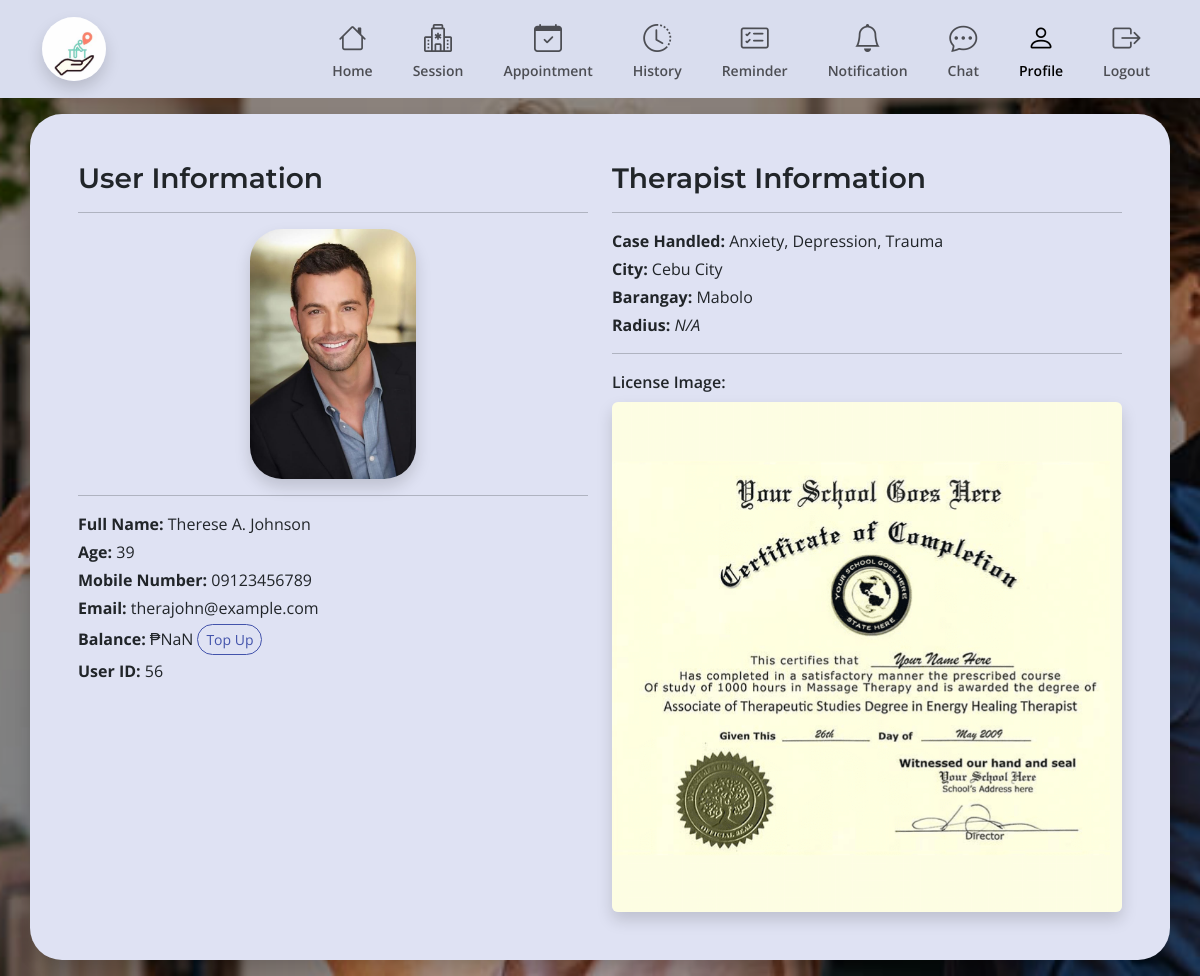
The page /TherapistsProfilePage.php (signed in) on the database its author committed.
### tables this page shows
CREATE TABLE `tbl_therapists` (
  `therapist_id` int(11) NOT NULL,
  `user_id` int(11) NOT NULL,
  `case_handled` varchar(200) NOT NULL,
  `city` varchar(100) NOT NULL,
  `Radius` varchar(200) NOT NULL,
  `license_img` varchar(100) NOT NULL,
  `date_created` date NOT NULL DEFAULT current_timestamp(),
  `barangay` varchar(200) DEFAULT NULL
);

CREATE TABLE `tbl_user` (
  `User_id` int(11) NOT NULL,
  `Fname` varchar(50) NOT NULL,
  `Lname` varchar(50) NOT NULL,
  `Mname` varchar(30) NOT NULL,
  `Bday` date NOT NULL,
  `UserName` varchar(30) NOT NULL,
  `Password` varchar(255) NOT NULL,
  `ContactNum` varchar(11) NOT NULL,
  `Email` varchar(30) NOT NULL,
  `user_type` char(1) NOT NULL,
  `profilePic` varchar(100) NOT NULL,
  `E_wallet` float NOT NULL
);

### TherapistsProfilePage.php (the view, shortened to what this page needs)
<?php
include "./database.php";
$var_profid = intval($_SESSION["sess_id"]);
$var_qry = "SELECT u.User_id,
                    u.Fname,
                    u.Lname,
                    u.Mname,
                    u.Bday,
                    u.ContactNum,
                    u.Email,
                    u.E_wallet,
                    u.profilePic,
                    t.case_handled,
                    t.city,
                    t.Radius,
                    t.barangay,
                    t.license_img
                    FROM tbl_user u JOIN tbl_therapists t ON u.User_id = t.user_id
                    WHERE
                    t.User_id ='$var_profid';";
$var_chk = mysqli_query($var_conn, $var_qry);
$var_Fname = "";
$var_Lname = "";
$var_MI = "";
$var_Age = "";
$var_CntctNum = "";
$var_Email = "";
$var_CaseHndld = "";
$var_City = "";
$var_Radius = "";
$var_LicenseIMG = "";
$profilePic = "";
if (mysqli_num_rows($var_chk) > 0) {
    $var_get = mysqli_fetch_array($var_chk);
    $var_CaseHndld = implode(", ", explode(",", $var_get["case_handled"]));
    $var_City = $var_get["city"];
    $var_Radius = $var_get["Radius"];
    $var_LicenseIMG = $var_get["license_img"];
    $var_Fname = $var_get["Fname"];
    $var_Lname = $var_get["Lname"];
    $var_Mname = $var_get["Mname"];
    $var_Date = $var_get["Bday"];
    $var_CntctNum = $var_get["ContactNum"];
    $var_Email = $var_get["Email"];
    $profilePic = $var_get["profilePic"];
    $balance = $var_get["E_wallet"];
    $var_year = date("Y");
    $var_MI = substr($var_Mname, 0, 1);
    $var_byear = substr($var_Date, 0, 4);
    $var_Age = $var_year - $var_byear;
} else {
    echo "No records found";
}
?>
<!DOCTYPE html>
<html data-bs-theme="light">
<head>
    <link rel='stylesheet' type='text/css' media='screen' href='./assets/css/TherapistHomePage.css'>
</head>
<body>
    <header>
        <nav class="navbar navbar-expand-lg bg-primary-subtle">
            <div class="container">
                <a class="navbar-brand" href="#">
                    <img src="./assets/img/Logo.jpg" class="rounded-pill shadow" alt="Logo.jpg" width="64" height="64">
                </a>
                <div class="offcanvas offcanvas-start bg-primary-subtle" tabindex="-1" id="offcanvasNavbar"
                    aria-labelledby="offcanvasNavbarLabel">
                    <div class="offcanvas-body">
                        <ul class="navbar-nav justify-content-end flex-grow-1 pe-0 gap-0 gap-lg-4">
                            <li class="nav-item">
                                <a class="nav-link fw-semibold text-center" aria-current="page" href="./TherapistsHomePage.php">
                                    <i class="bi bi-house fs-3"></i><br>
                                    <small>Home</small>
                                </a>
                            </li>
                            <li class="nav-item">
                                <a class="nav-link fw-semibold text-center" aria-current="page" href="#">
                                    <i class="bi bi-hospital fs-3"></i><br>
                                    <small>Session</small>
                                </a>
                            </li>
                            <li class="nav-item">
                                <a class="nav-link fw-semibold text-center" aria-current="page" href="./TherapistsAppointment.php">
                                    <i class="bi bi-calendar-check fs-3"></i><br>
                                    <small>Appointment</small>
                                </a>
                            </li>
                            <li class="nav-item">
                                <a class="nav-link fw-semibold text-center" aria-current="page" href="">
                                    <i class="bi bi-clock-history fs-3"></i><br>
                                    <small>History</small>
                                </a>
                            </li>
                            <li class="nav-item">
                                <a class="nav-link fw-semibold text-center" aria-current="page" href="#">
                                    <i class="bi bi-card-checklist fs-3"></i><br>
                                    <small>Reminder</small>
                                </a>
                            </li>
                            <li class="nav-item">
                                <a class="nav-link fw-semibold text-center" aria-current="page" href="#">
                                    <i class="bi bi-bell fs-3"></i><br>
                                    <small>Notification</small>
                                </a>
                            </li>
                            <li class="nav-item">
                                <a class="nav-link fw-semibold text-center" aria-current="page" href="./TherapistChat.php">
                                    <i class="bi bi-chat-dots fs-3 chat-badge"></i><br>
                                    <small>Chat</small>
                                </a>
                            </li>
                            <li class="nav-item">
                                <a class="nav-link fw-semibold text-center active" aria-current="page" href="./TherapistsProfilePage.php">
                                    <i class="bi bi-person fs-3"></i><br>
                                    <small>Profile</small>
                                </a>
                            </li>
                            <li class="nav-item">
                                <a class="nav-link fw-semibold text-center" aria-current="page" href="./Logout.php">
                                    <i class="bi bi-box-arrow-right fs-3"></i><br>
                                    <small>Logout</small>
                                </a>
                            </li>
                        </ul>
                    </div>
                </div>
            </div>
        </nav>
    </header>
    <main class="py-0 py-sm-3">
        <section class="main-section bg-secondary-subtle py-3 py-sm-5 px-3 px-sm-5 shadow container">
            <div class="row">
                <div class="col-md">
                    <h3 class="fw-semibold">User Information</h3>
                    <hr>
                    <div class="mb-3 d-flex justify-content-center align-items-center">
                        <img id="ProfPic" class="img-fluid rounded-5 shadow" style="height: 250px; width: auto;" src="./UserFiles/ProfilePictures/<?php echo $profilePic; ?>" alt="<?php echo $profilePic; ?>">
                    </div>
                    <hr>
                    <div>
                        <label class="mb-1">
                            <b>Full Name:</b>
                            <span><?php echo $var_Fname . " " . $var_MI . ". " . $var_Lname; ?></span>
                        </label><br>
                        <label class="mb-1">
                            <b>Age:</b>
                            <span><?php echo $var_Age; ?></span>
                        </label><br>
                        <label class="mb-1">
                            <b>Mobile Number:</b>
                            <span><?php echo $var_CntctNum; ?></span>
                        </label><br>
                        <label class="mb-1">
                            <b>Email:</b>
                            <span><?php echo $var_Email; ?></span>
                        </label><br>
                        <label class="mb-1 d-flex justify-content-start align-items-center flex-row gap-1">
                            <b>Balance:</b>
                            <span class="balance"><?php echo $balance; ?></span>
                            <button type="button" class="btn btn-outline-primary btn-sm rounded-5" data-bs-toggle="modal" data-bs-target="#topUpModal">Top Up</button>
                        </label>
                        <label>
                            <b>User ID:</b>
                            <span><?php echo $var_get["User_id"]; ?></span>
                        </label><br>
                    </div>
                </div>
                <div class="col-md">
                    <h3 class="fw-semibold">Therapist Information</h3>
                    <hr>
                    <div class="mb-3">
                        <label class="mb-1">
                            <b>Case Handled:</b>
                            <span><?php echo $var_CaseHndld; ?></span>
                        </label><br>
                        <label class="mb-1">
                            <b>City:</b>
                            <span><?php echo $var_City; ?></span>
                        </label><br>
                        <label class="mb-1">
                            <b>Barangay:</b>
                            <span><?php echo $var_get["barangay"]; ?></span>
                        </label><br>
                        <label>
                            <b>Radius:</b>
                            <span><?php echo $var_Radius ? $var_Radius : "<i>N/A</i>"; ?></span>
                        </label>
                    </div>
                    <hr>
                    <div class="d-flex justify-content-center align-items-start flex-column">
                        <label class="mb-2 fw-semibold">License Image:</label>
                        <img class="img-fluid licenseImage rounded shadow" style="object-fit: cover; cursor: pointer;" src="./UserFiles/LicensePictures/<?php echo $var_LicenseIMG; ?>" alt="<?php echo $var_LicenseIMG; ?>">
                    </div>
                </div>
            </div>
        </section>
    </main>
</body>
</html>

### rows shown on the page
tbl_therapists: user.profilePic (picture), user.Fname "Therese", user.Mname "A", user.Lname "Johnson", user.Bday "39", user.ContactNum "09123456789", user.Email "therajohn@example.com", user.User_id "56", case_handled "Anxiety, Depression, Trauma", city "Cebu City", barangay "Mabolo", license_img (picture)
